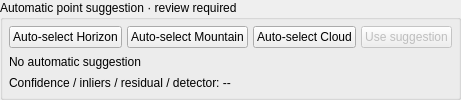
<?xml version='1.0' encoding='utf-8'?>
<ui version="4.0">
 <class>OpticalPoseForm</class>
 <widget class="QGroupBox" name="auto_group">
  <property name="componentBindings" stdset="0">
   <string>[["suggestions", "auto_group", null]]</string>
  </property>
  <property name="styleObjectName" stdset="0">
   <string>opticalPoseAutoSuggestionGroup</string>
  </property>
  <property name="title">
   <string>Automatic point suggestion · review required</string>
  </property>
  <layout class="QGridLayout" name="QGridLayout_2">
   <property name="leftMargin">
    <number>6</number>
   </property>
   <property name="topMargin">
    <number>6</number>
   </property>
   <property name="rightMargin">
    <number>6</number>
   </property>
   <property name="bottomMargin">
    <number>6</number>
   </property>
   <property name="spacing">
    <number>5</number>
   </property>
   <item row="0" column="0" rowspan="1" colspan="1">
    <widget class="QPushButton" name="auto_select_buttons_alignment_pose_auto_select_horizon">
     <property name="componentBindings" stdset="0">
      <string>[["suggestions", "auto_select_buttons", "alignment.pose.auto_select_horizon"]]</string>
     </property>
     <property name="toolTip">
      <string>Analyze the frozen native left/right frames and draw a separate suggestion overlay. No Horizon/Mountain solver runs until the suggestion is explicitly accepted.</string>
     </property>
     <property name="text">
      <string>Auto-select Horizon</string>
     </property>
     <property name="commandId" stdset="0">
      <string>alignment.pose.auto_select_horizon</string>
     </property>
     <property name="solverButton" stdset="0">
      <bool>true</bool>
     </property>
     <property name="commandRegistrationOrder" stdset="0">
      <number>3</number>
     </property>
    </widget>
   </item>
   <item row="0" column="1" rowspan="1" colspan="1">
    <widget class="QPushButton" name="auto_select_buttons_alignment_pose_auto_select_mountain">
     <property name="componentBindings" stdset="0">
      <string>[["suggestions", "auto_select_buttons", "alignment.pose.auto_select_mountain"]]</string>
     </property>
     <property name="toolTip">
      <string>Analyze the frozen native left/right frames and draw a separate suggestion overlay. No Horizon/Mountain solver runs until the suggestion is explicitly accepted.</string>
     </property>
     <property name="text">
      <string>Auto-select Mountain</string>
     </property>
     <property name="commandId" stdset="0">
      <string>alignment.pose.auto_select_mountain</string>
     </property>
     <property name="solverButton" stdset="0">
      <bool>true</bool>
     </property>
     <property name="commandRegistrationOrder" stdset="0">
      <number>4</number>
     </property>
    </widget>
   </item>
   <item row="0" column="2" rowspan="1" colspan="1">
    <widget class="QPushButton" name="auto_select_buttons_alignment_pose_auto_select_cloud">
     <property name="componentBindings" stdset="0">
      <string>[["suggestions", "auto_select_buttons", "alignment.pose.auto_select_cloud"]]</string>
     </property>
     <property name="toolTip">
      <string>Match far-field sky/cloud texture on the frozen native left/right frames with no ridge bias. The points feed the rotation-only Cloud solve; translation always comes from live GNSS. Both frames must be simultaneous.</string>
     </property>
     <property name="text">
      <string>Auto-select Cloud</string>
     </property>
     <property name="commandId" stdset="0">
      <string>alignment.pose.auto_select_cloud</string>
     </property>
     <property name="solverButton" stdset="0">
      <bool>true</bool>
     </property>
     <property name="commandRegistrationOrder" stdset="0">
      <number>5</number>
     </property>
    </widget>
   </item>
   <item row="0" column="3" rowspan="1" colspan="1">
    <widget class="QPushButton" name="use_suggestion_button">
     <property name="componentBindings" stdset="0">
      <string>[["suggestions", "use_suggestion_button", null]]</string>
     </property>
     <property name="toolTip">
      <string>Copy the currently displayed suggestion into the manual annotation buffer. Horizon/Mountain detector quality is advisory, but current-frame native points must remain structurally usable. Horizon requires two separated endpoints per side; Mountain requires paired distributed points after exclusions.</string>
     </property>
     <property name="enabled">
      <bool>false</bool>
     </property>
     <property name="text">
      <string>Use suggestion</string>
     </property>
     <property name="commandId" stdset="0">
      <string>alignment.pose.use_suggestion</string>
     </property>
     <property name="solverButton" stdset="0">
      <bool>true</bool>
     </property>
     <property name="commandRegistrationOrder" stdset="0">
      <number>6</number>
     </property>
    </widget>
   </item>
   <item row="1" column="0" rowspan="1" colspan="4">
    <widget class="QLabel" name="auto_suggestion_status_label">
     <property name="componentBindings" stdset="0">
      <string>[["suggestions", "auto_suggestion_status_label", null]]</string>
     </property>
     <property name="styleObjectName" stdset="0">
      <string>statusStrip</string>
     </property>
     <property name="text">
      <string>No automatic suggestion</string>
     </property>
     <property name="wordWrap">
      <bool>true</bool>
     </property>
    </widget>
   </item>
   <item row="2" column="0" rowspan="1" colspan="3">
    <widget class="QLabel" name="auto_suggestion_metrics_label">
     <property name="componentBindings" stdset="0">
      <string>[["suggestions", "auto_suggestion_metrics_label", null]]</string>
     </property>
     <property name="styleObjectName" stdset="0">
      <string>compactContract</string>
     </property>
     <property name="text">
      <string>Confidence / inliers / residual / detector: --</string>
     </property>
     <property name="wordWrap">
      <bool>true</bool>
     </property>
    </widget>
   </item>
  </layout>
 </widget>
 <resources />
 <connections />
</ui>
